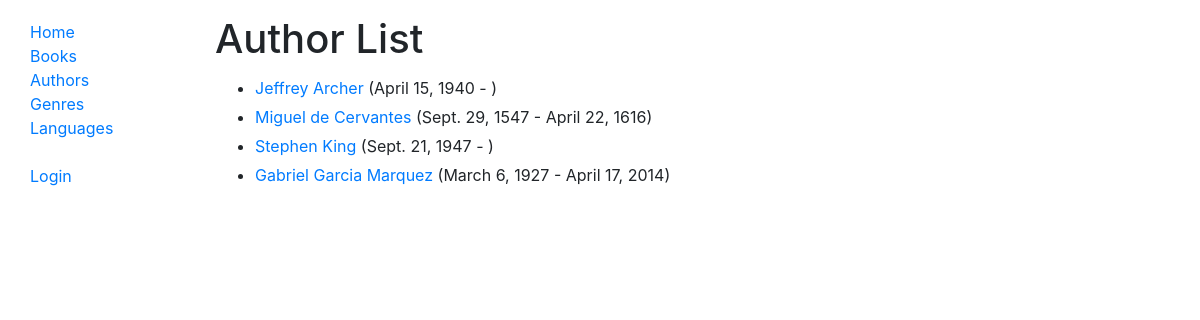
Screenshot of /catalog/authors/ with the database file from the repository.
### catalog/models.py (models this page shows)
class Author(models.Model):
    first_name = models.CharField(max_length=100)
    last_name = models.CharField(max_length=100)
    date_of_birth = models.DateField(null=True, blank=True)
    date_of_death = models.DateField('Died', null=True, blank=True)
    image = models.ImageField(default='default.jpg', blank=True)
    class Meta:
        ordering = ['last_name', 'first_name']
    def get_absolute_url(self):
        return reverse('author-detail', args=[str(self.id)])
    def __str__(self):
        return f'{self.first_name} {self.last_name}'

### catalog/views.py (the view)
# urls.py: path('authors/', views.AuthorListView.as_view(), name='authors'),
class AuthorListView(generic.ListView):
    model = Author

### catalog/templates/catalog/author_list.html (shortened to what this page needs)
{% extends "base_generic.html" %}
{% block content %}
<h1 style="padding-top: 15px">Author List</h1>
	{% if author_list %}
	<ul>
	{% for author in author_list %}
      <li style="padding-top: 5px">
        <a href="{{ author.get_absolute_url }}">{{ author }}</a>
        <span>
        {% if author.date_of_birth and author.date_of_death %}
        ({{ author.date_of_birth }} - {{author.date_of_death}})
        {% elif not author.date_of_death %}
        ({{ author.date_of_birth }} - )
        {% endif %}
        </span>
      </li>
    {% endfor %}
  	</ul>
  	{% else %}
    <p>There are no authors defined.</p>
  {% endif %}
{% endblock %}

### rows the page displays
Author: first_name+last_name "Jeffrey Archer", date_of_birth "April 15, 1940"
Author: first_name+last_name "Miguel de Cervantes", date_of_birth "Sept. 29, 1547", date_of_death "April 22, 1616"
Author: first_name+last_name "Stephen King", date_of_birth "Sept. 21, 1947"
Author: first_name+last_name "Gabriel Garcia Marquez", date_of_birth "March 6, 1927", date_of_death "April 17, 2014"
